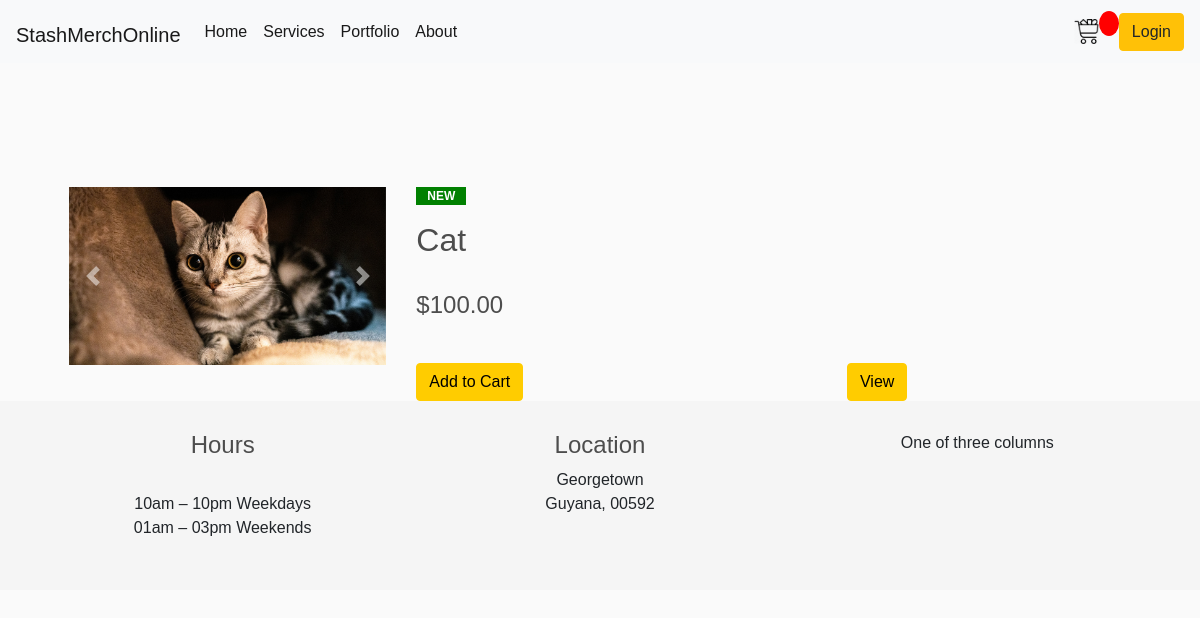
/products/4/, run on the app's committed database.
### store/models.py (models this page shows, shortened)
class Product(models.Model):
    name = models.CharField(max_length=200)
    price = models.DecimalField(max_digits=7, decimal_places=2)
    digital = models.BooleanField(default=False,null=True, blank=True)
    image = models.ImageField(null=True , blank=True)
    description = models.TextField(max_length=5000, null=True)
    points = models.DecimalField(max_digits=5,decimal_places=0, null=True)
    @property
    def imageURL(self):
        try:
            url = self.image.url
        except:
            url = ''
        return url

### store/views.py (the view)
# urls.py: path('products/<int:id>/', productdetail, name='productdetail'),
def productdetail(request,id):
    product = Product.objects.get(id = id)
    return render(request, 'store/product.html', {'product': product})

### store/templates/store/product.html (shortened to what this page needs)
{% extends 'store/main.html' %}
{% load static %}
{% block content %}
<div class="container_product">
        <div class="row">
            <div class="col-md-4">
        <div id="carouselExampleControls" class="carousel slide" data-ride="carousel">
            <div class="carousel-inner">
                <div class="carousel-item active">
                <img src="{{product.imageURL}}" class="d-block w-100" alt="...">
                </div>
            </div>
            <a class="carousel-control-prev" href="#carouselExampleControls" role="button" data-slide="prev">
                <span class="carousel-control-prev-icon" aria-hidden="true"></span>
            </a>
            <a class="carousel-control-next" href="#carouselExampleControls" role="button" data-slide="next">
                <span class="carousel-control-next-icon" aria-hidden="true"></span>
            </a>
            </div>
            </div>
            <div class="col-md-6">
                <p class="newarrival text-center">NEW</p>
                <h2><light>{{product.name}}</light></h2>
                <br>
                <h4 style="display: inline-block; float: left"><light>${{product.price|floatformat:2}}</light></h4>
                <br>
                <br>
                <br>
                <button style="display: inline-block; float: left" data-product="{{product.id}}" data-action="add" class="btn btn-outline-success add-btn update-cart">Add to Cart</button>
                <a style="display: inline-block; float: right" class="btn btn-outline-success" href="{% url 'productdetail' product.id %}">View</a>
            </div>
    </div>
</div>
{% endblock content %}

### static/css/main.css (style rules this page uses)
body { background-color: hsl(0, 0%, 98%); }
h1,h2,h3,h4,h5,h6 { color:hsl(0, 0%, 30%); }
.btn { border-radius: 5; }
.btn-outline-success { color: #000; background-color: #fc0; border-color: #fc0; }
.container_product { margin-top: 100px; padding-right: 100px; padding-left: 50px; }
.newarrival { background: green; width: 50px; color: white; font-size: 12px; font-weight: bold; }
* { box-sizing: border-box; }
body { margin: 0; font-family: Arial; }
.row { display: -ms-flexbox; display: flex; -ms-flex-wrap: wrap; flex-wrap: wrap; padding: 0 4px; }

### data on the page
Product: imageURL (picture), name "Cat", price "100.00"
